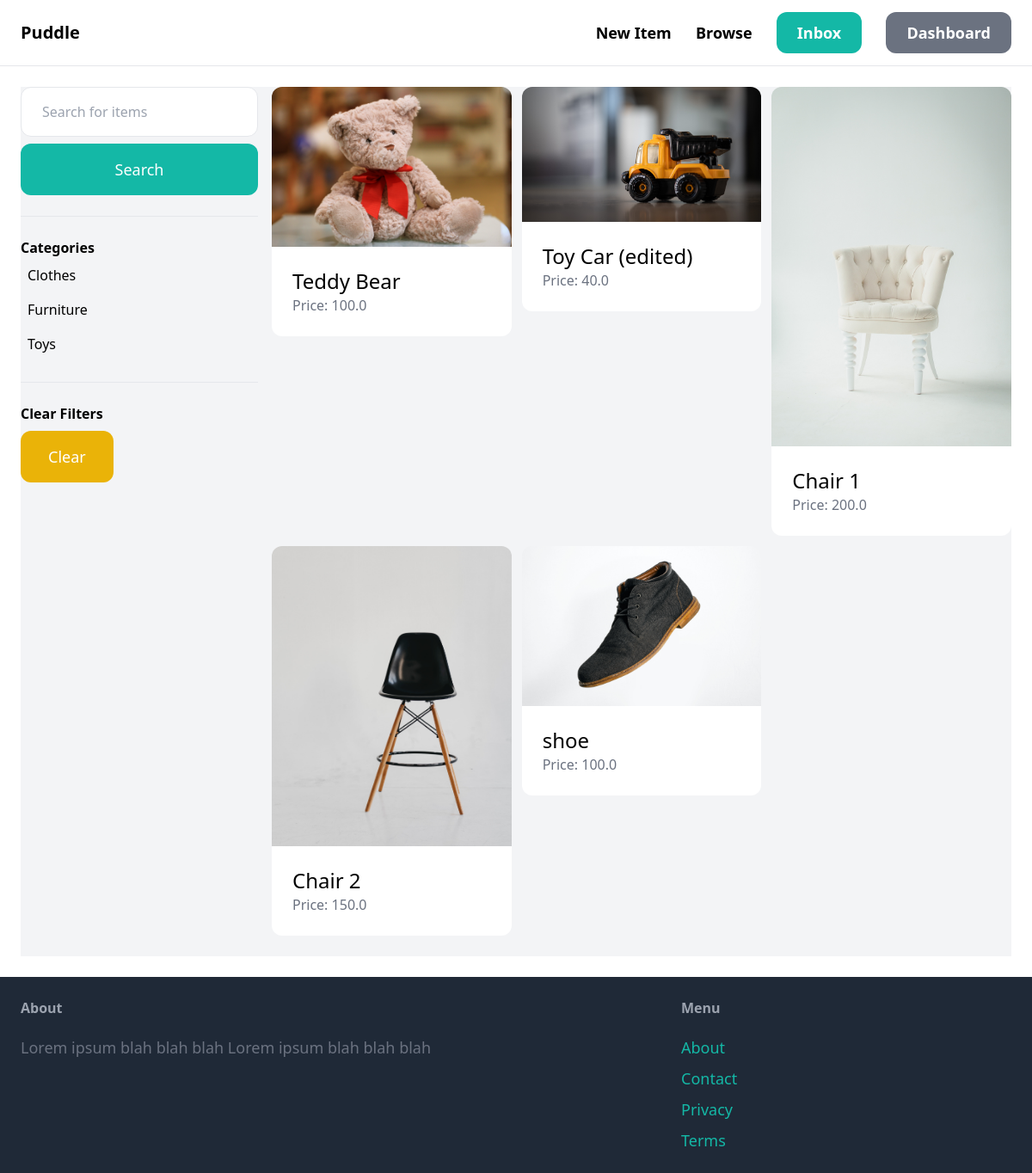
The app's page /items/ (signed in) with its own data.
### item/models.py (models this page shows, shortened)
class Category(models.Model):
    name = models.CharField(max_length=255)
    class Meta:
        ordering = ('name',)
        verbose_name_plural = "Categories"

class Item(models.Model):
    category = models.ForeignKey(Category, related_name='items', on_delete=models.CASCADE)
    name = models.CharField(max_length=255)
    description = models.TextField(blank=True, null=True)
    price = models.FloatField()
    image = models.ImageField(upload_to='items_images', blank=True, null=True)
    is_sold = models.BooleanField(default=False)
    created_by = models.ForeignKey(User, related_name='items', on_delete=models.CASCADE)
    created_at = models.DateTimeField(auto_now_add=True)

### item/views.py (the view)
# urls.py: path('', views.items, name='items')
def items(request):
    query = request.GET.get('query', '')
    category_id = request.GET.get('category', 0)
    categories = Category.objects.all()
    items = Item.objects.filter(is_sold=False)
    if category_id:
        items = items.filter(category_id=category_id)
    if query:
        items = items.filter(Q(name__icontains=query)| Q(description__icontains=query))
    context = {'items': items,
                'query': query,
                'categories': categories,
                'category_id': int(category_id)}
    return render(request, 'item/items.html', context)

### item/templates/item/items.html (shortened to what this page needs)
{% extends 'core/base.html' %}
{% block content %}
    <div class="pb-6 grid grid-cols-4 gap-4 bg-gray-100">
        <div class="col-span-1">
            <form method="get" action="{% url 'item:items' %}">
                <input name="query" class="w-full py-4 px-6 border rounded-xl" type="text" value="{{query}}" placeholder="Search for items">
                <button class="mt-2 w-full py-4 px-8 text-lg bg-teal-500 text-white rounded-xl">Search</button>
            </form>
            <hr class="my-6">
            <p class="font-semibold">Categories</p>
            <ul>
                {% for category in categories %}
                <li class="py-2 px-2 rounded-xl{% if category.id == category_id %} bg-gray-200{% endif %}">
                    <a href="{% url 'item:items' %}?query={{ query }}&category={{ category.id }}">{{ category.name }}</a>
                </li>
                {% endfor %}
            </ul>
            <hr class="my-6">
            <p class="font-semibold">Clear Filters</p>
            <ul>
                <li href="{% url 'item:items' %}" class="mt-2 py-4 px-8 inline-block bg-yellow-500 text-lg rounded-xl text-white">Clear</li>
            </ul>
        </div>
        <div class="col-span-3">
            <div class="grid grid-cols-3 gap-3">
                {% for item in items %}
                    <div>
                        <a href="{% url 'item:detail' item.id %}">
                            <div>
                                <img src="{{ item.image.url }}"
                                 class="rounded-t-xl" >
                            </div>
                            <div class="p-6 bg-white rounded-b-xl">
                                <h2 class="text-2xl">{{ item.name }}</h2>
                                <p class="text-gray-500">Price: {{ item.price }}</p>
                            </div>
                        </a>
                    </div>
                {% endfor %}
            </div>
        </div>
    </div>
{% endblock content%}

### records on screen
Category: name "Clothes"
Category: name "Furniture"
Category: name "Toys"
Item: image (picture), name "Teddy Bear", price "100.0"
Item: image (picture), name "Toy Car (edited)", price "40.0"
Item: image (picture), name "Chair 1", price "200.0"
Item: image (picture), name "Chair 2", price "150.0"
Item: image (picture), name "shoe", price "100.0"
